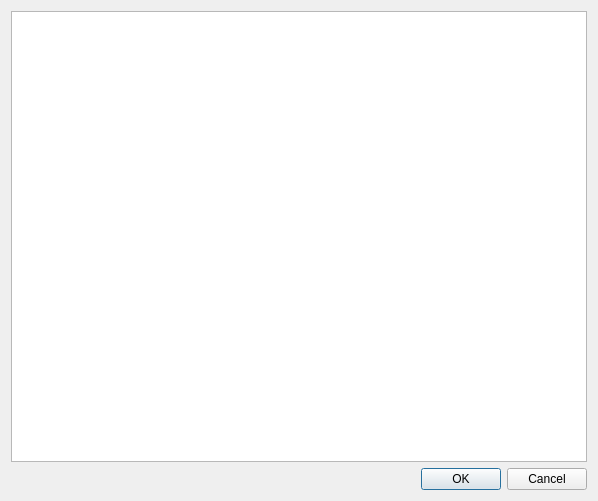
<?xml version="1.0" encoding="UTF-8"?>
<ui version="4.0">
 <class>DialogCommandLog</class>
 <widget class="QDialog" name="DialogCommandLog">
  <property name="geometry">
   <rect>
    <x>0</x>
    <y>0</y>
    <width>598</width>
    <height>501</height>
   </rect>
  </property>
  <property name="windowTitle">
   <string>Dialog</string>
  </property>
  <layout class="QGridLayout" name="gridLayout">
   <item row="0" column="0">
    <widget class="QTextBrowser" name="textBrowser"/>
   </item>
   <item row="1" column="0">
    <widget class="QDialogButtonBox" name="buttonBox">
     <property name="orientation">
      <enum>Qt::Horizontal</enum>
     </property>
     <property name="standardButtons">
      <set>QDialogButtonBox::Cancel|QDialogButtonBox::Ok</set>
     </property>
    </widget>
   </item>
  </layout>
 </widget>
 <resources/>
 <connections>
  <connection>
   <sender>buttonBox</sender>
   <signal>accepted()</signal>
   <receiver>DialogCommandLog</receiver>
   <slot>accept()</slot>
   <hints>
    <hint type="sourcelabel">
     <x>248</x>
     <y>254</y>
    </hint>
    <hint type="destinationlabel">
     <x>157</x>
     <y>274</y>
    </hint>
   </hints>
  </connection>
  <connection>
   <sender>buttonBox</sender>
   <signal>rejected()</signal>
   <receiver>DialogCommandLog</receiver>
   <slot>reject()</slot>
   <hints>
    <hint type="sourcelabel">
     <x>316</x>
     <y>260</y>
    </hint>
    <hint type="destinationlabel">
     <x>286</x>
     <y>274</y>
    </hint>
   </hints>
  </connection>
 </connections>
</ui>
